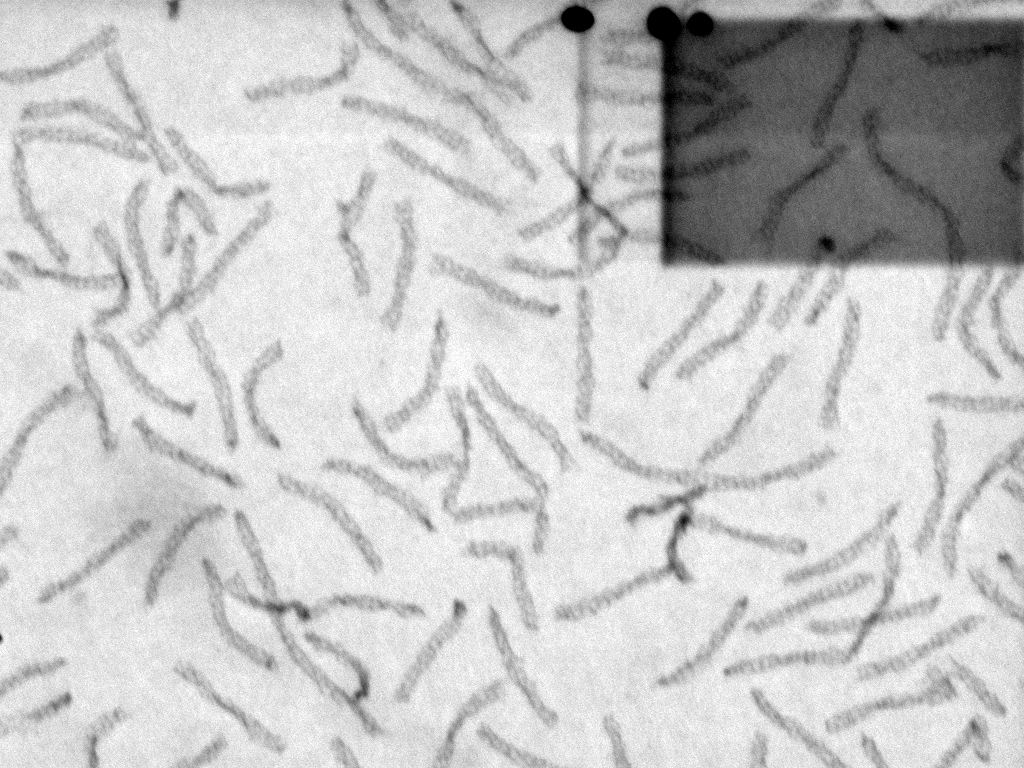
#> input picture wireframe-tubes/tube dimer02.tif, 1024 x 768 px; its folder holds 4 pictures in this run
$ python segment_trusses_frangi_based.py
#> lines starting #> are read from the running program, lines starting #| are printed output that depends on the picture; after the words box and inside, x2 and y2 are one past the last pixel; in counts of white or black regions, pixels touching at a corner belong together
from cProfile import label
import os
import matplotlib.pyplot as plt
import matplotlib
from skimage import io, filters, morphology, measure, feature, future, segmentation, util
from scipy import ndimage
from skimage.color import label2rgb
import os
import numpy as np
import pandas as pd
from functools import partial
from sklearn.ensemble import RandomForestClassifier
from scipy import ndimage

matplotlib.use('Qt5Agg')

in_folder = 'wireframe-tubes'

for _, _, filenames in os.walk(in_folder):
    for file in filenames[-2:-1]:
        truss_image = io.imread(os.path.join(in_folder, file))
#> truss_image is the input picture: shape (768, 1024); min 0, max 255, mean 199
        blur_truss_image = ndimage.gaussian_filter(truss_image, sigma=5)
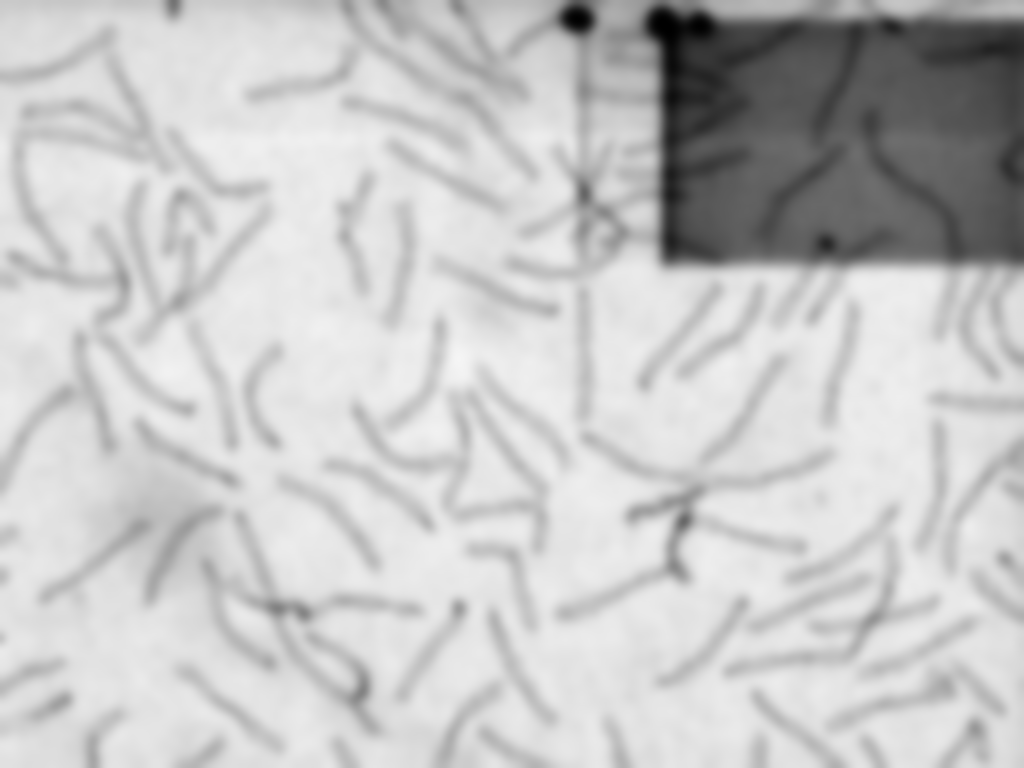
#> blur_truss_image: shape (768, 1024); min 0, max 245, mean 198

        thresh = filters.threshold_otsu(blur_truss_image)
#> thresh = 148
        binary = truss_image > thresh
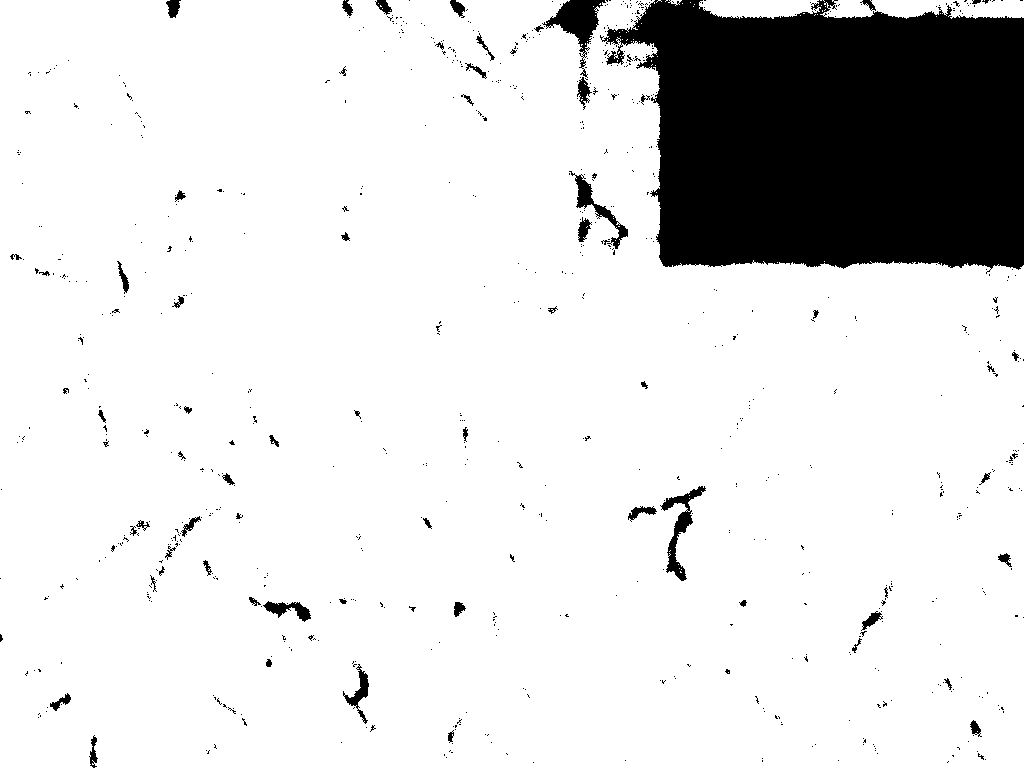
#> binary: shape (768, 1024) bool; 86.8% white; 787 black regions (722 under 20 px), largest, box (x1, y1, x2, y2) and area: (600, 0, 1024, 274) 93206, (542, 0, 606, 78) 1592, (660, 486, 706, 581) 1065
        morphed_image = morphology.remove_small_objects(morphology.remove_small_holes(binary))
#> morphed_image: shape (768, 1024) bool; 87.3% white; 25 black regions, largest, box (x1, y1, x2, y2) and area: (602, 0, 1024, 270) 93265, (543, 0, 606, 54) 1509, (661, 486, 706, 581) 1078

        clear = segmentation.clear_border(~morphed_image)
#> clear: shape (768, 1024) bool; 0.56% white; 17 white regions, largest, box (x1, y1, x2, y2) and area: (661, 486, 706, 581) 1078, (575, 175, 628, 249) 803, (263, 601, 311, 622) 452
        modified_binary = morphology.binary_erosion(clear, np.ones(shape=(2, 2)))
#> modified_binary: shape (768, 1024) bool; 0.42% white; 19 white regions (2 under 20 px), largest, box (x1, y1, x2, y2) and area: (663, 487, 705, 581) 854, (576, 176, 628, 249) 630, (265, 603, 311, 621) 356

        edges = filters.frangi(~modified_binary)

        eroded_edges = morphology.binary_erosion(edges, np.ones(shape=(12, 12)))
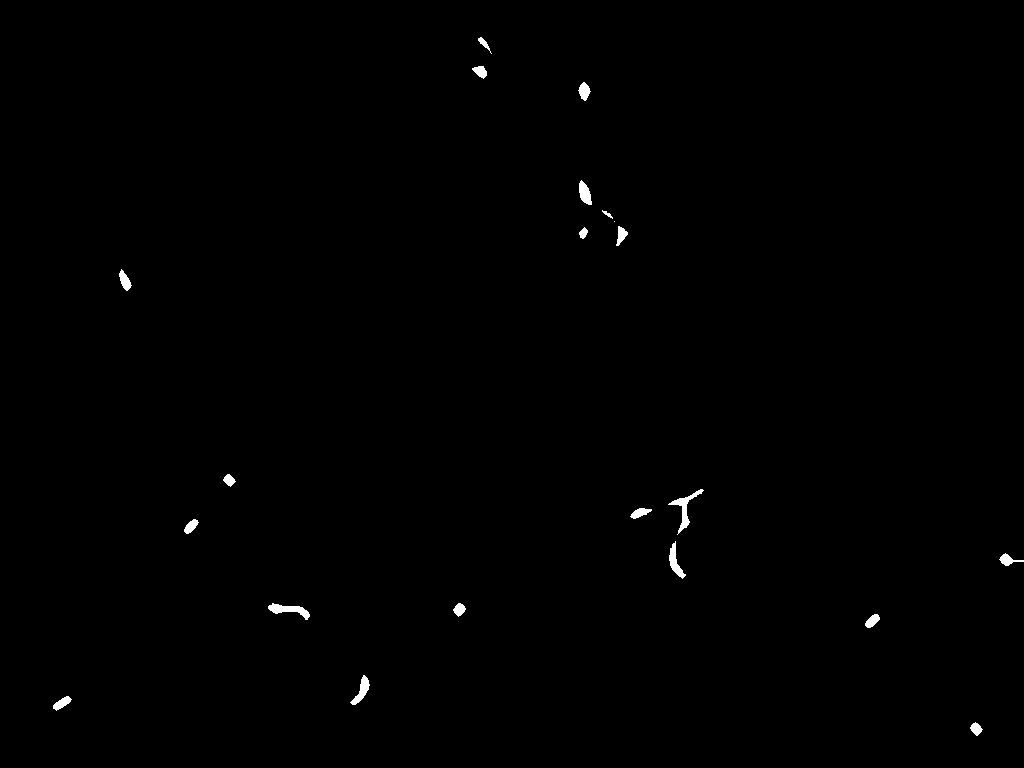
#> eroded_edges: shape (768, 1024) bool; 0.39% white; 21 white regions (1 under 20 px), largest, box (x1, y1, x2, y2) and area: (668, 489, 704, 535) 343, (268, 603, 310, 620) 302, (669, 541, 686, 579) 244

        labelled_image = measure.label(eroded_edges)
#> labelled_image: shape (768, 1024) int32; 22 distinct labels, from 0 to 21

        binary_labelled = np.where(labelled_image != 0, 1, 0)

        # fig, ax = plt.subplots(nrows=2, ncols=2, sharex=True, sharey=True, figsize=(10, 8))
        # ax[0][0].imshow(truss_image)
        # ax[0][1].imshow(binary_labelled)
        # ax[1][0].imshow(label2rgb(labelled_image, image=truss_image, bg_label=0))
        # ax[1][1].imshow(label2rgb(morphology.skeletonize(binary_labelled), image=truss_image, bg_label=0))
        # fig.suptitle(file)
        # fig.tight_layout()
        # plt.show()

        # now I will use the binary labelled image to create the skeletons
        # that can be then used for the watershed

        markers = measure.label(morphology.skeletonize(eroded_edges))
#> markers: shape (768, 1024) int32; 22 distinct labels, from 0 to 21
        labels = segmentation.watershed(eroded_edges, markers)
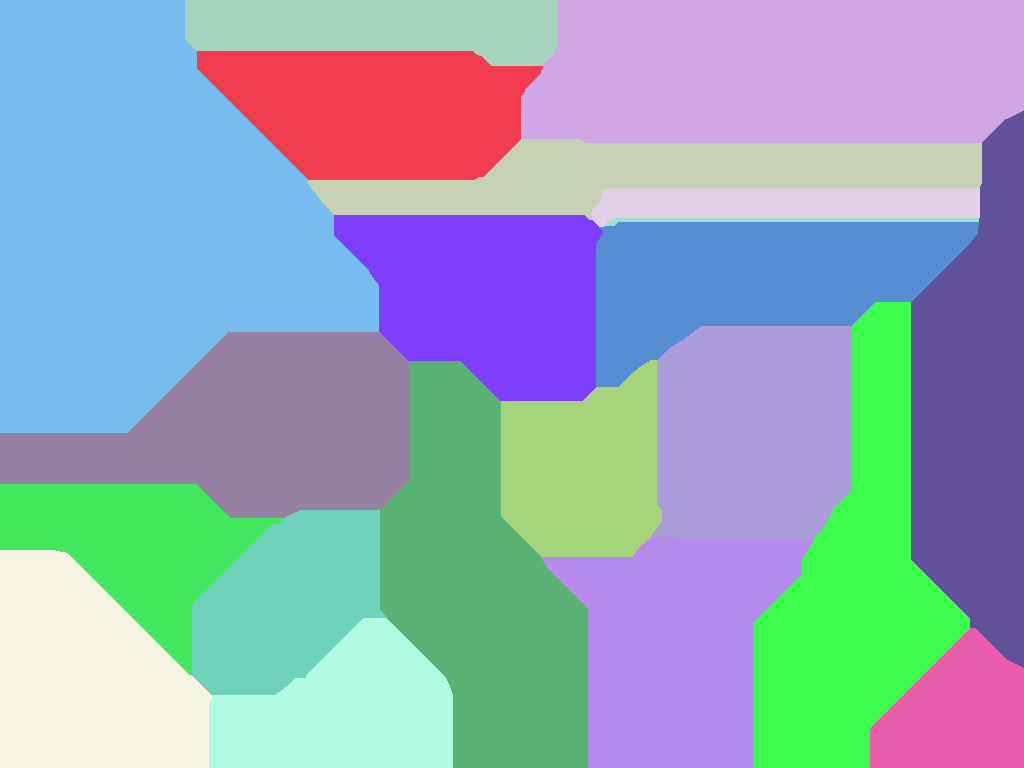
#> labels: shape (768, 1024) int32; 21 distinct labels, from 1 to 21; one colour per label, 0 black
        plt.imshow(segmentation.mark_boundaries(truss_image, labels))
        plt.show()
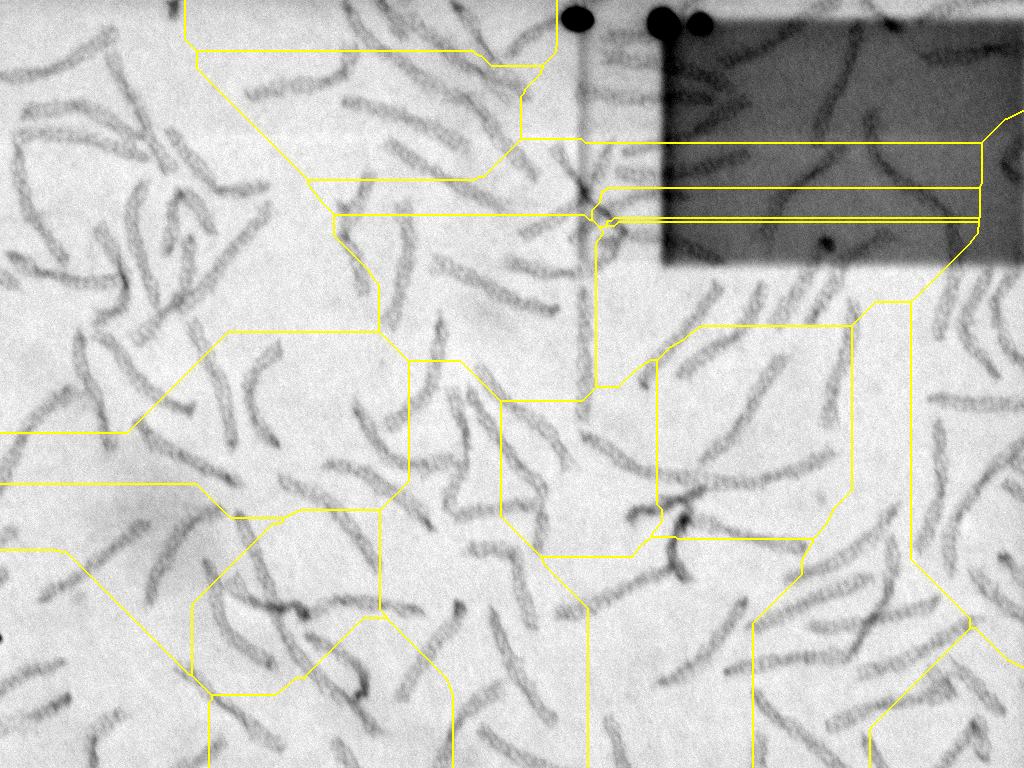
#> shown: shape (768, 1024, 3) float64; mean R, G, B 0.785, 0.785, 0.766


a = 2
